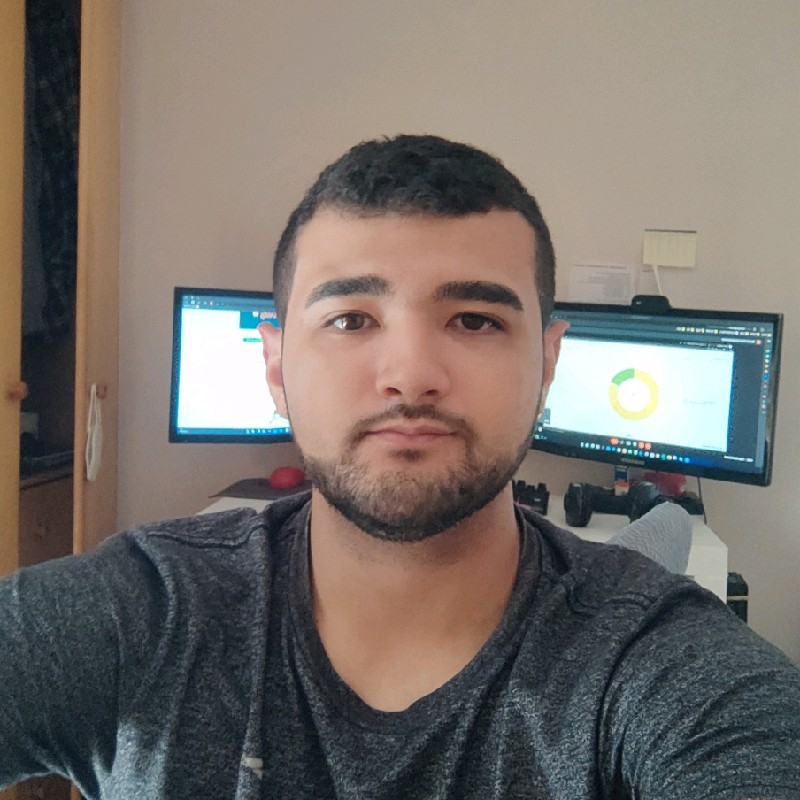
#> input picture data/eu.jpeg, 800 x 800 px
$ python cap03-20-canny-tunning-opencv.py --image ../eu.jpeg
#> lines starting #> are read from the running program, lines starting #| are printed output that depends on the picture
# Canny Edge Detector Tunning

def auto_canny(image, sigma=0.33):
	# Calcula a mediana das intensidades de pixel de um único canal
	v = np.median(image)

	# Aplicando a detecção automática de borda Canny usando a mediana calculada
	lower = int(max(0, (1.0 - sigma) * v))
	upper = int(min(255, (1.0 + sigma) * v))
	edged = cv2.Canny(image, lower, upper)

	# Retorna a borda da imagem
	return edged

# Imports
import numpy as np
import argparse
import cv2

# Argumentos
ap = argparse.ArgumentParser()
ap.add_argument("-i", "--image", required=True, help="Caminho para a imagem")
args = vars(ap.parse_args())

# Carrega a imagem, converte para escala de cinza e desfoca levemente
image = cv2.imread(args["image"])
#> image is the input picture: shape (800, 800, 3); mean B, G, R 105.8, 111.5, 118.8
gray = cv2.cvtColor(image, cv2.COLOR_BGR2GRAY)
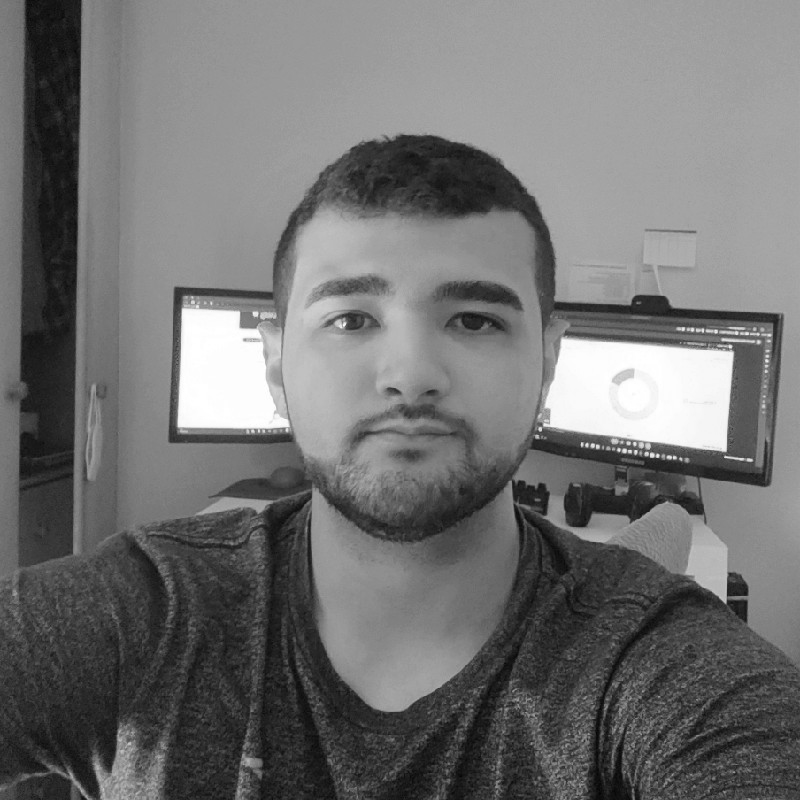
#> gray: shape (800, 800); min 3, max 255, mean 113
blurred = cv2.GaussianBlur(gray, (3, 3), 0)

# Aplica a detecção de borda Canny usando um limiar wide, tight e automático
wide = cv2.Canny(blurred, 10, 200)
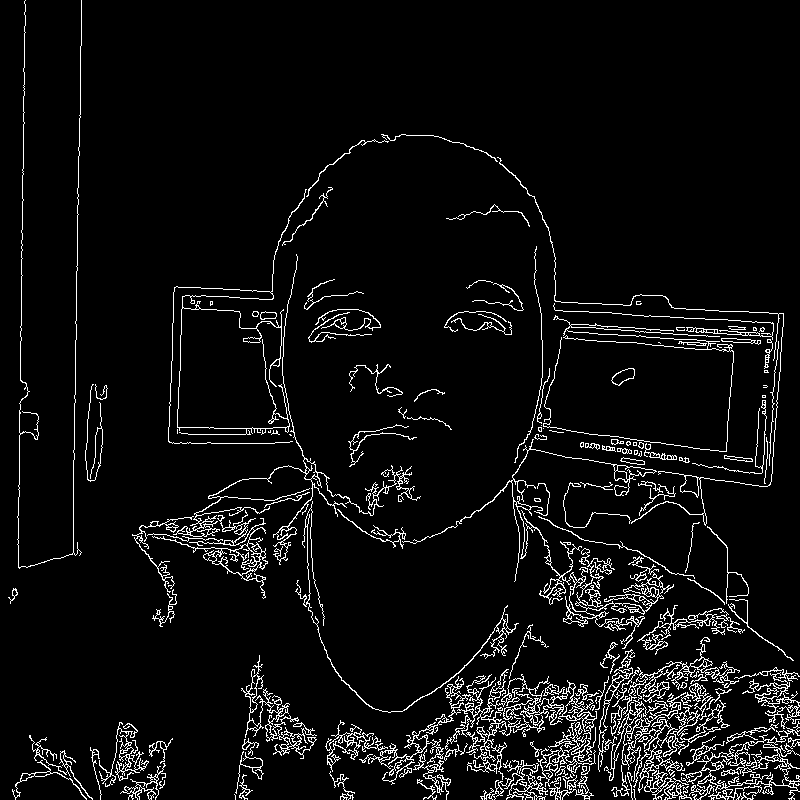
#> wide: shape (800, 800); 5.7% white in thin lines or dots
tight = cv2.Canny(blurred, 225, 250)
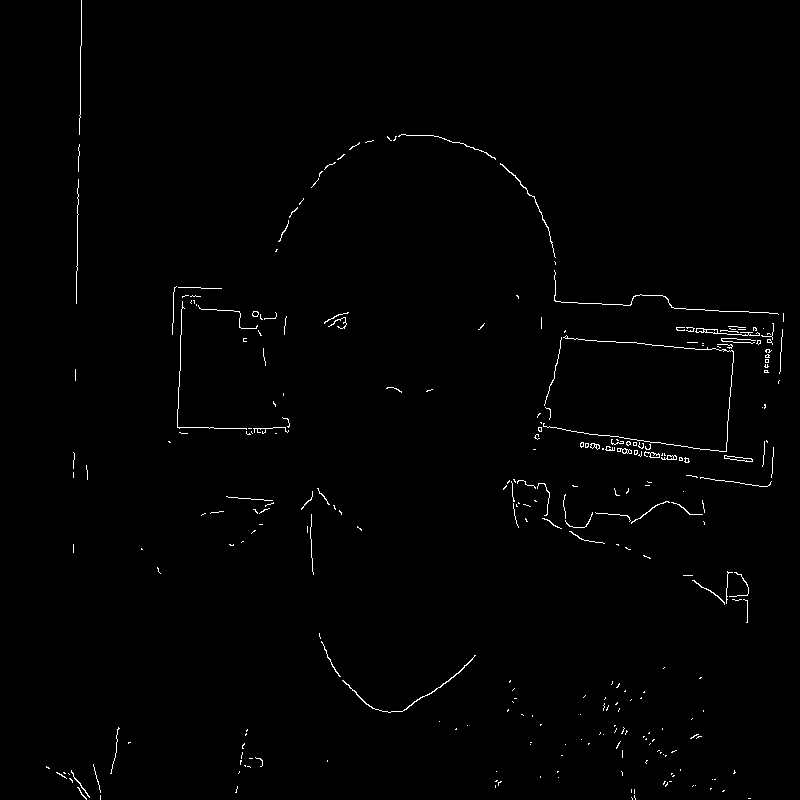
#> tight: shape (800, 800); 0.84% white in thin lines or dots
auto = auto_canny(blurred)
#> in auto_canny, `v = np.median(image)`: v = 123
#> in auto_canny, `lower = int(max(0, (1.0 - sigma) * v))`: lower = 82
#> in auto_canny, `upper = int(min(255, (1.0 + sigma) * v))`: upper = 163
#> in auto_canny, `edged = cv2.Canny(image, lower, upper)`:
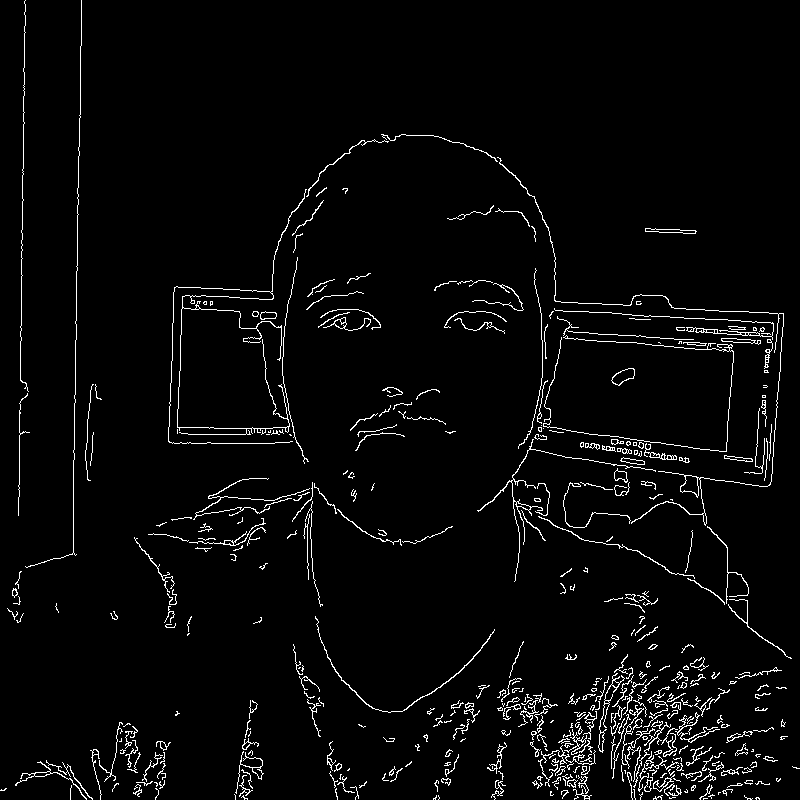
#> edged: shape (800, 800); 3.3% white in thin lines or dots

# Print
cv2.imshow("Original", image)
cv2.imshow("Wide", wide)
cv2.imshow("Tight", tight)
cv2.imshow("Auto", auto)
cv2.waitKey(0)
